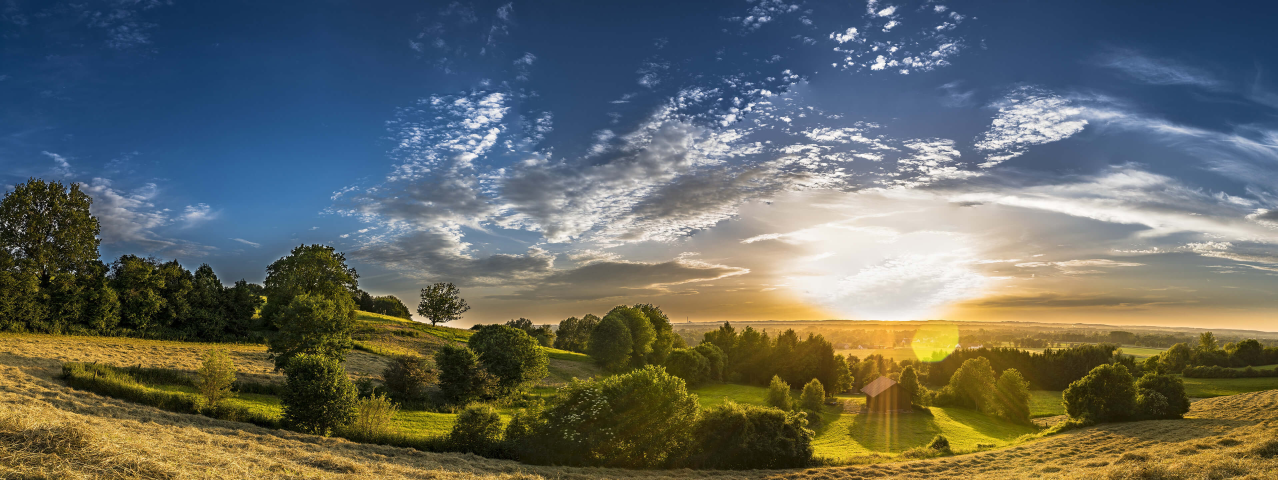
#> input picture 素材/壁纸.jpg, 3833 x 1440 px (shown at 1/3 size)
$ python PIL_test.py
#> lines starting #> are read from the running program, lines starting #| are printed output that depends on the picture
from PIL import Image

# 读取图片
image_1 = Image.open('./素材/壁纸.jpg')
#> image_1 is the input picture: PIL image 3833x1440 RGB; mean R, G, B 100.9, 104.9, 97.9
print(image_1.size)
#| (3833, 1440)
print(image_1.mode)
#| RGB
# show的标准版本效率不高，因为它将图像保存到临时文件并调用xv工具显示图像。
# 如果你没有安装xv，它甚至不会工作。 它对于调试和测试非常方便。
image_1.show()
# 图像的颜色转换
# 常见模式为灰度图像为“L”（亮度），真彩色图像为“RGB”，印刷四色为“CMYK”。
image_2 = Image.open('./素材/壁纸.jpg').convert('L')
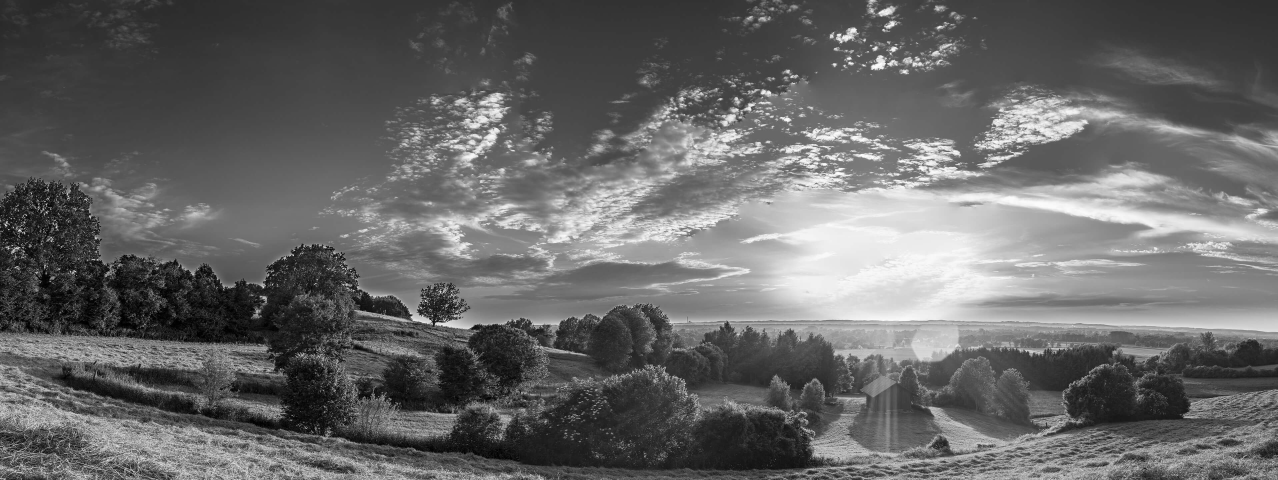
#> image_2: PIL image 3833x1440 L (shown at 1/3 size); min 0, max 255, mean 102.9
# 图像的保存
image_2.save('./输出结果/壁纸convert.png')
# 创建文件的缩略图
image_3 = Image.open('./素材/壁纸.jpg')
image_3.thumbnail((500, 500))
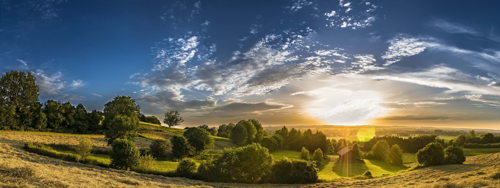
#> image_3: PIL image 500x188 RGB; mean R, G, B 100.9, 104.8, 97.8
image_3.save('./输出结果/壁纸thumbnail.jpg')
# 裁剪指定区域
image_4 = Image.open('./素材/壁纸.jpg')
box = (100, 100, 400, 400)  # 四元组的坐标依次是(左,上,右,下)
region = image_4.crop(box)  # region也是一个图片对象
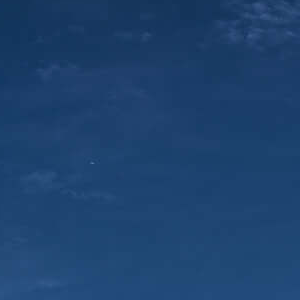
#> region: PIL image 300x300 RGB; mean R, G, B 29.4, 65.8, 109.8
region.save('./输出结果/壁纸region.jpg')
region = region.transpose(Image.ROTATE_180)
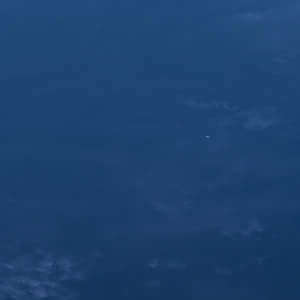
#> region: PIL image 300x300 RGB; mean R, G, B 29.4, 65.8, 109.8
# 当粘贴区域时，区域的大小必须完全匹配。
# 但是模式不需要匹配。模式不匹配时会在粘贴之前自动转换。
image_4.paste(region, box)  # 将region放回image_4中去
image_4.save('./输出结果/壁纸crop.jpg')
# 指定图像的大小
image_5 = image_1.resize((500, 500))
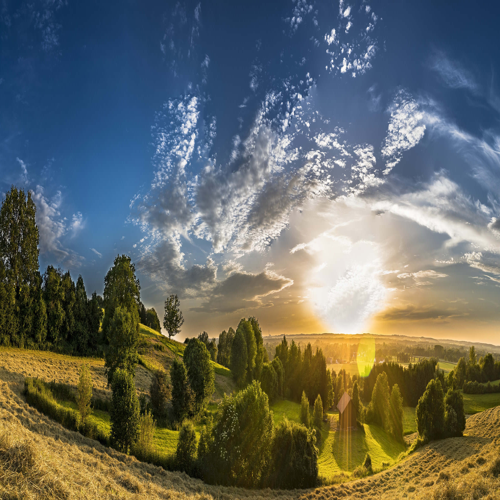
#> image_5: PIL image 500x500 RGB; mean R, G, B 100.9, 104.9, 97.9
image_5.save('./输出结果/壁纸resize.jpg')
'''
resize()与thumbnail()的区别:
原图片的尺寸为 (3833 * 1440)
resize()后图片尺寸为 (500 * 500)
thumbnail()后图片尺寸为 (500 * 187) 等比例缩放
'''
# 图像旋转，逆时针方向
image_6 = image_1.rotate(45)
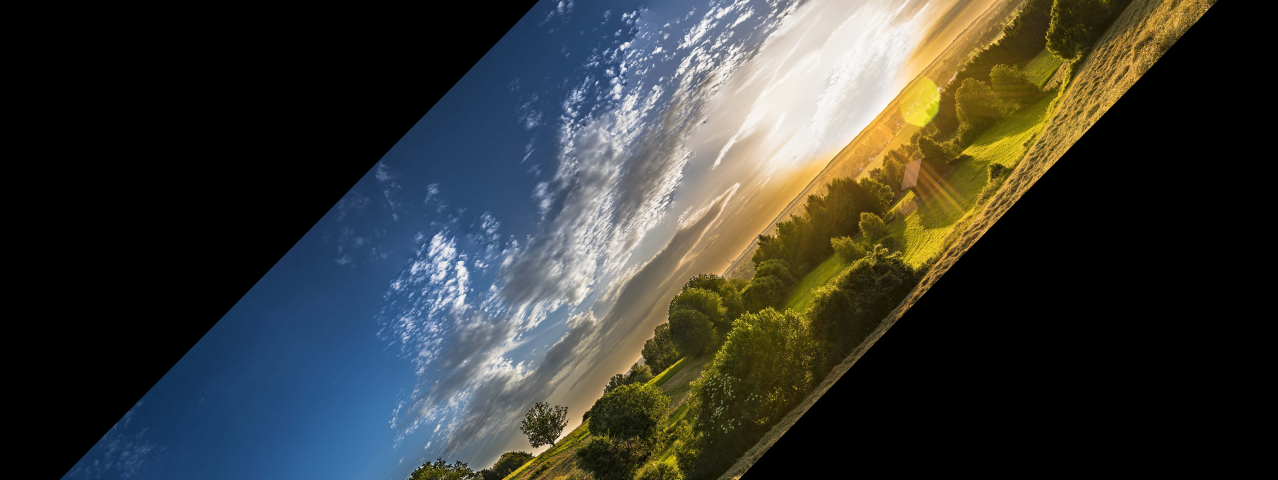
#> image_6: PIL image 3833x1440 RGB (shown at 1/3 size); mean R, G, B 56.9, 58.6, 54.1
image_6.save('./输出结果/壁纸rotate.jpg')

$ run again, with 素材/0.jpg copied over 素材/壁纸.jpg
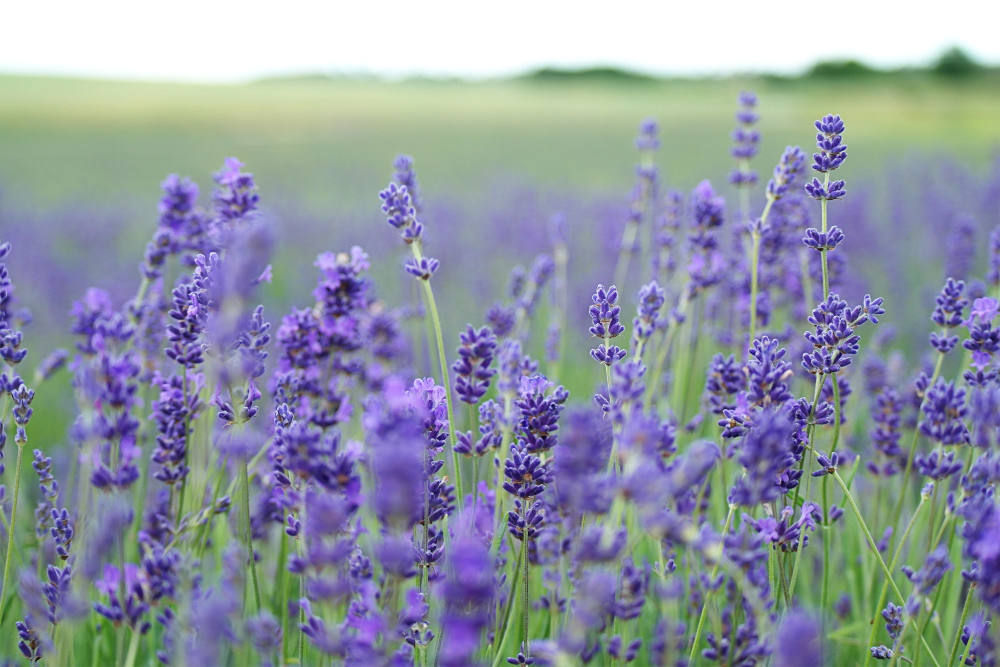
#> input picture 素材/0.jpg, 4000 x 2667 px (shown at 1/4 size)
#> image_1 is the input picture: PIL image 4000x2667 RGB; mean R, G, B 143.8, 150.6, 164.1
#| (4000, 2667)
#| RGB
#> `image_5 = image_1.resize((500, 500))`:
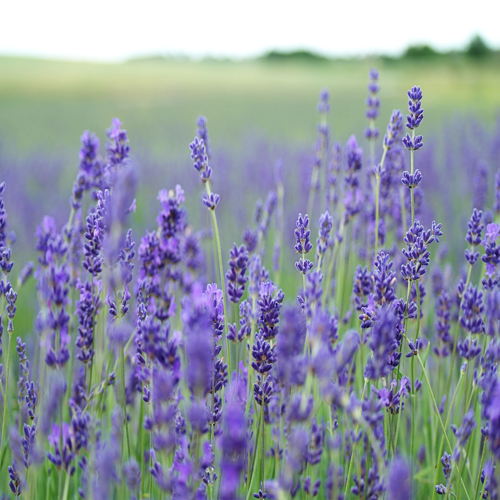
#> image_5: PIL image 500x500 RGB; mean R, G, B 143.8, 150.6, 164.1
#> `image_6 = image_1.rotate(45)`:
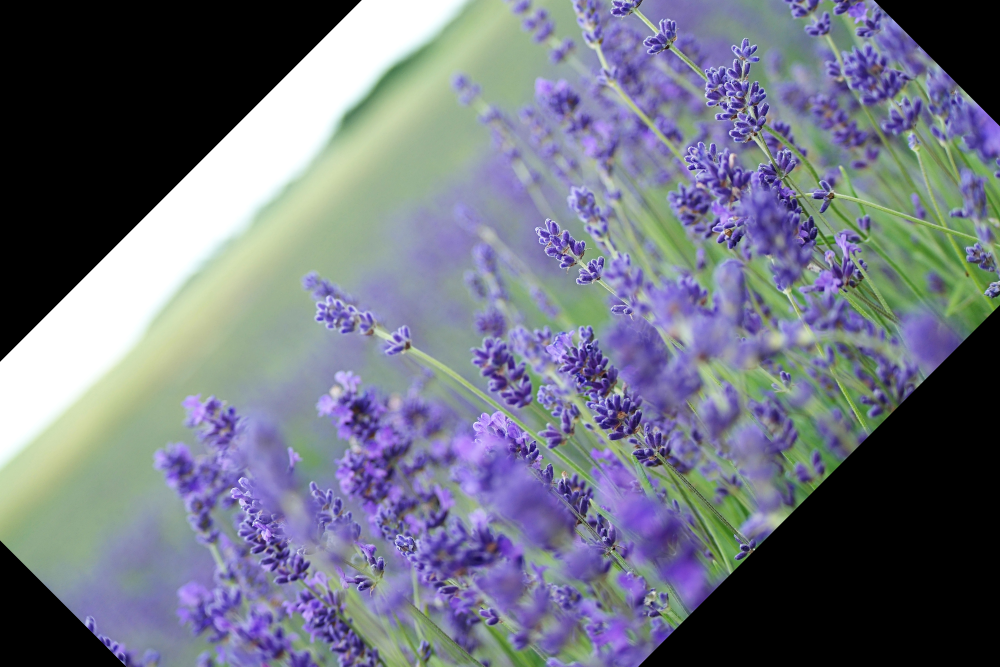
#> image_6: PIL image 4000x2667 RGB (shown at 1/4 size); mean R, G, B 111.5, 115.5, 129.3

$ run again, with 素材/1.jpg copied over 素材/壁纸.jpg
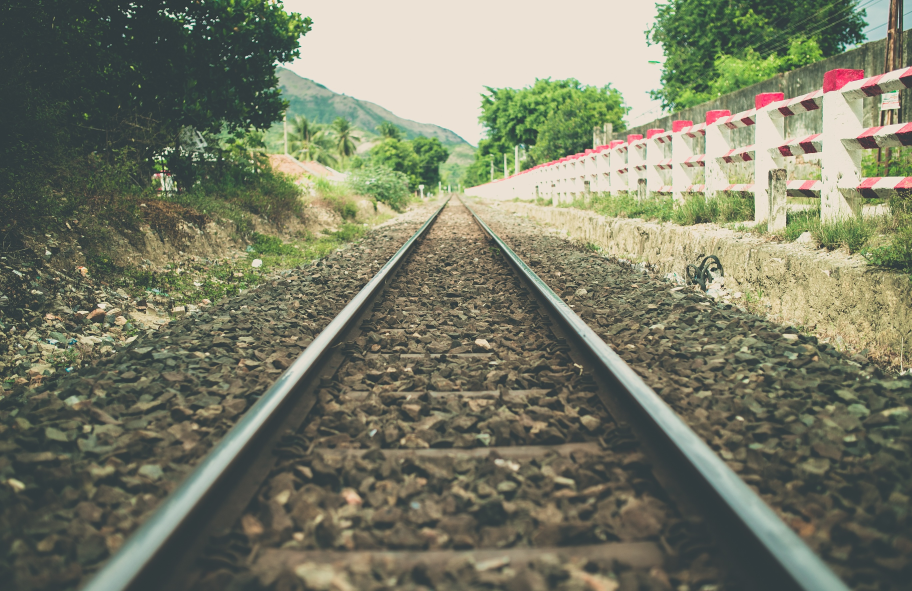
#> input picture 素材/1.jpg, 2736 x 1773 px (shown at 1/3 size)
#> image_1 is the input picture: PIL image 2736x1773 RGB; mean R, G, B 121.1, 123.7, 103.6
#| (2736, 1773)
#| RGB
#> `image_5 = image_1.resize((500, 500))`:
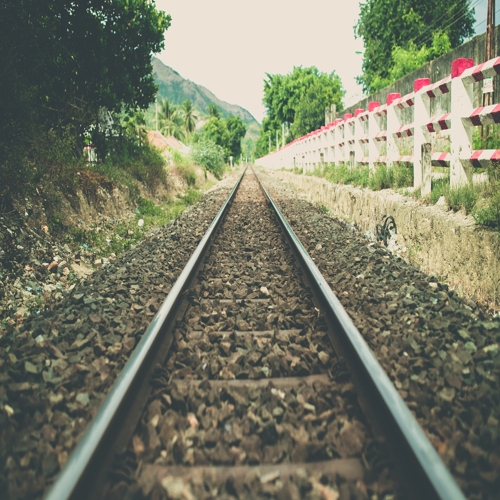
#> image_5: PIL image 500x500 RGB; mean R, G, B 121.1, 123.7, 103.6
#> `image_6 = image_1.rotate(45)`:
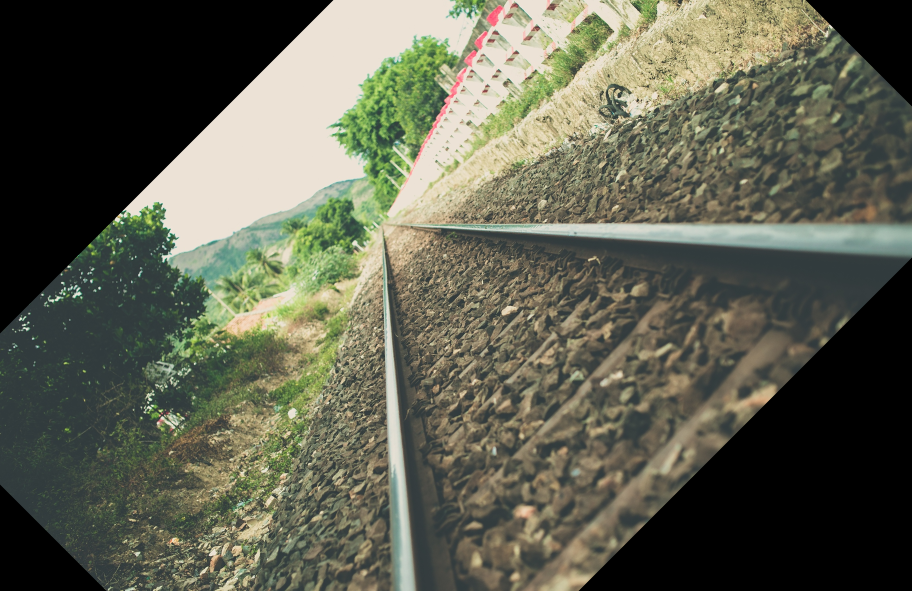
#> image_6: PIL image 2736x1773 RGB (shown at 1/3 size); mean R, G, B 95.7, 97.1, 81.4
